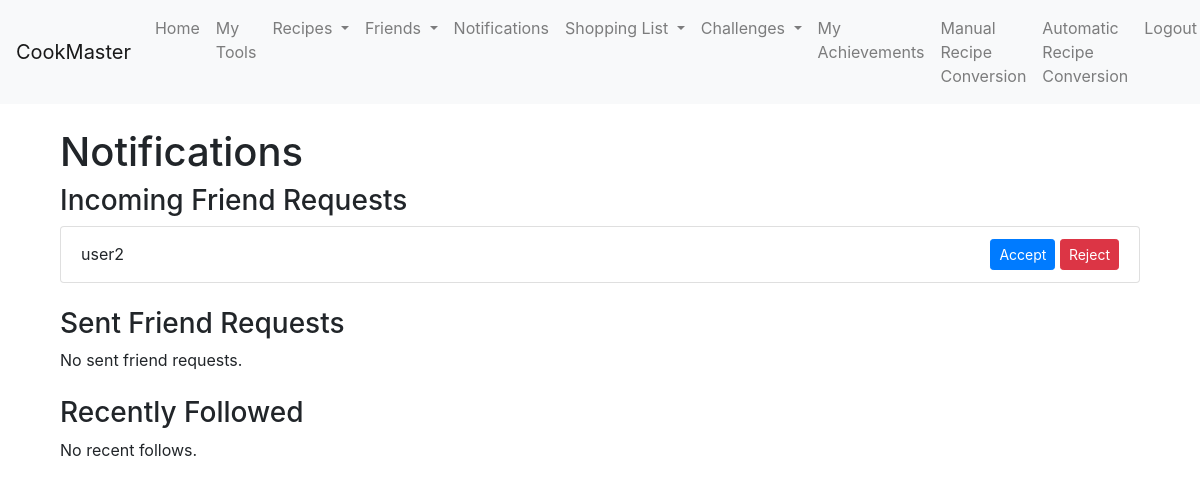
The app's page /notifications (signed in), older data.
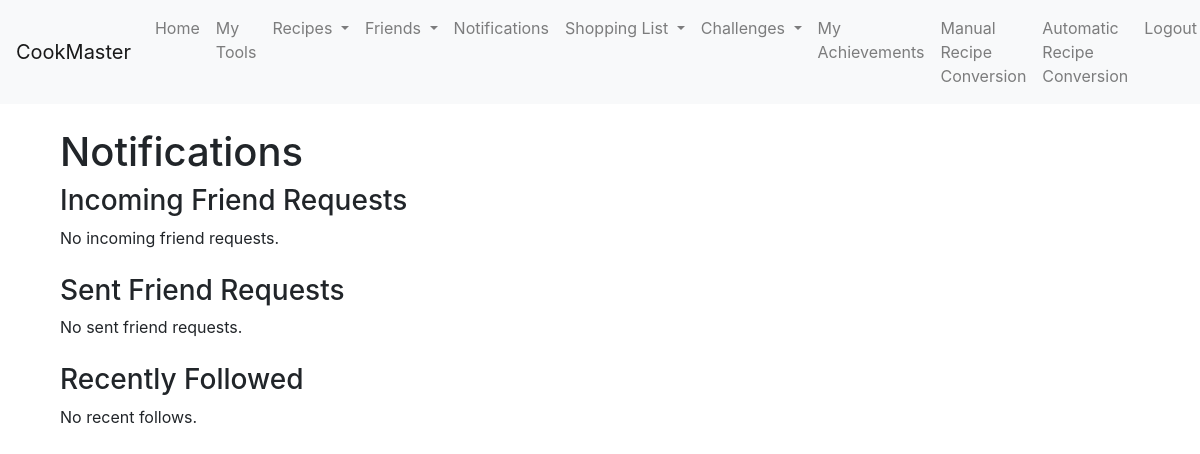
The same page, newer data.
### app/models.py (models this page shows)
class Friendship(db.Model):
    __tablename__ = 'friendship'
    id = db.Column(db.Integer, primary_key=True)
    user_id = db.Column(db.Integer, db.ForeignKey('user.id'), nullable=False)
    friend_id = db.Column(db.Integer, db.ForeignKey('user.id'), nullable=False)
    status = db.Column(db.String(20), default='pending')
    date_created = db.Column(db.DateTime, default=db.func.current_timestamp())  # Date when the friendship was created
    is_blocked = db.Column(db.Boolean, default=False)  # To track if a user has blocked the other
    is_unfollowed = db.Column(db.Boolean, default=False)  # To track if the user has unfollowed the other
    user = db.relationship('User', foreign_keys=[user_id], backref='friendships')
    friend = db.relationship('User', foreign_keys=[friend_id], backref='friends')

class User(db.Model, UserMixin):
    id = db.Column(db.Integer, primary_key=True)
    username = db.Column(db.String(20), unique=True, nullable=False)
    email = db.Column(db.String(120), unique=True, nullable=False)
    password = db.Column(db.String(60), nullable=False)
    role = db.Column(db.String(10), nullable=False, default='user')
    completed_recipes = db.Column(db.Integer, default=0)
    recipes_created = db.Column(db.Integer, default=0)
    recipes_shared = db.Column(db.Integer, default=0)
    friends_connected = db.Column(db.Integer, default=0)
    shopping_lists_created = db.Column(db.Integer, default=0)
    conversion_tool_uses = db.Column(db.Integer, default=0)
    credits = db.Column(db.Integer, default=100)
    tools = db.relationship('Tool', backref='owner', lazy=True, cascade="all, delete-orphan")
    posts = db.relationship('Post', backref='author', lazy=True, cascade="all, delete-orphan")
    created_challenges = db.relationship('Challenge', backref='creator', lazy=True, overlaps="challenge_creator,created_challenges")
    participated_challenges = db.relationship('ChallengeParticipant', backref='user_participation', lazy=True, overlaps="participant,challenges_participated")
    achievements = db.relationship('Achievement', backref='user', lazy=True, cascade="all, delete-orphan")

### app/user_routes.py (the view)
@user.route('/notifications')
@login_required
def notifications():
    incoming_requests = Friendship.query.filter_by(friend_id=current_user.id, status='pending').all()
    outgoing_requests = Friendship.query.filter_by(user_id=current_user.id, status='pending').all()
    recent_follows = Friendship.query.filter_by(user_id=current_user.id, status='accepted')\
                                     .order_by(Friendship.date_created.desc()).limit(10).all()
    return render_template('notifications.html',
                           incoming_requests=incoming_requests,
                           outgoing_requests=outgoing_requests,
                           recent_follows=recent_follows)

### app/__init__.py (called while the page is built)
@login_manager.user_loader
def load_user(user_id):
    from app.models import User
    return User.query.get(int(user_id))

### app/templates/notifications.html
{% extends "base.html" %}
{% block content %}
<div class="container mt-4">
    <h1>Notifications</h1>
    <div class="mb-4">
        <h3>Incoming Friend Requests</h3>
        {% if incoming_requests %}
        <ul class="list-group">
            {% for request in incoming_requests %}
            <li class="list-group-item d-flex justify-content-between align-items-center">
                {{ request.user.username }}
                <div>
                    <form action="{{ url_for('user.approve_friend_request', request_id=request.id) }}" method="POST" class="d-inline">
                        <button type="submit" class="btn btn-primary btn-sm">Accept</button>
                    </form>
                    <form action="{{ url_for('user.reject_friend_request', request_id=request.id) }}" method="POST" class="d-inline">
                        <button type="submit" class="btn btn-danger btn-sm">Reject</button>
                    </form>
                </div>
            </li>
            {% endfor %}
        </ul>
        {% else %}
        <p>No incoming friend requests.</p>
        {% endif %}
    </div>
    <div class="mb-4">
        <h3>Sent Friend Requests</h3>
        {% if outgoing_requests %}
        <ul class="list-group">
            {% for request in outgoing_requests %}
            <li class="list-group-item">
                {{ request.friend.username }}
                <span class="badge badge-warning">Pending</span>
            </li>
            {% endfor %}
        </ul>
        {% else %}
        <p>No sent friend requests.</p>
        {% endif %}
    </div>
    <div>
        <h3>Recently Followed</h3>
        {% if recent_follows %}
        <ul class="list-group">
            {% for follow in recent_follows %}
            <li class="list-group-item">
                {{ follow.friend.username }} followed you on {{ follow.date_created.strftime('%b %d, %Y') }}
            </li>
            {% endfor %}
        </ul>
        {% else %}
        <p>No recent follows.</p>
        {% endif %}
    </div>
</div>
{% endblock %}

### app/templates/base.html (shortened to what this page needs)
<!DOCTYPE html>
<html lang="en">
<head>
    <link rel="stylesheet" href="https://stackpath.bootstrapcdn.com/bootstrap/4.5.2/css/bootstrap.min.css">
</head>
<body>
    <nav class="navbar navbar-expand-lg navbar-light bg-light">
        <a class="navbar-brand" href="{{ url_for('user.index') }}">CookMaster</a>
        <div class="collapse navbar-collapse" id="navbarNav">
            <ul class="navbar-nav ml-auto">
                {% if current_user.is_authenticated %}
                    <li class="nav-item">
                        <a class="nav-link" href="{{ url_for('user.index') }}">Home</a>
                    </li>
                    <li class="nav-item">
                        <a class="nav-link" href="{{ url_for('user.my_tools') }}">My Tools</a>
                    </li>
                    <li class="nav-item dropdown">
                        <a class="nav-link dropdown-toggle" href="#" id="recipesDropdown" role="button" data-toggle="dropdown" aria-haspopup="true" aria-expanded="false">
                            Recipes
                        </a>
                    </li>
                    <li class="nav-item dropdown">
                        <a class="nav-link dropdown-toggle" href="#" id="friendsDropdown" role="button" data-toggle="dropdown" aria-haspopup="true" aria-expanded="false">
                            Friends
                        </a>
                    </li>
                    <li class="nav-item">
                        <a class="nav-link" href="{{ url_for('user.notifications') }}">Notifications</a>
                    </li>
                    <li class="nav-item dropdown">
                        <a class="nav-link dropdown-toggle" href="#" id="shoppingListDropdown" role="button" data-toggle="dropdown" aria-haspopup="true" aria-expanded="false">
                            Shopping List
                        </a>
                    </li>
                    <li class="nav-item dropdown">
                        <a class="nav-link dropdown-toggle" href="#" id="challengesDropdown" role="button" data-toggle="dropdown" aria-haspopup="true" aria-expanded="false">
                          Challenges
                        </a>
                      </li>
                    <li class="nav-item">
                        <a class="nav-link" href="{{ url_for('user.achievements') }}">My Achievements</a>
                    </li>
                    <li class="nav-item">
                        <a class="nav-link" href="{{ url_for('user.manual_conversion_tool') }}">Manual Recipe Conversion</a>
                    </li>
                    <li class="nav-item">
                        <a class="nav-link" href="{{ url_for('user.automatic_conversion') }}">Automatic Recipe Conversion</a>
                    </li>
                    <li class="nav-item">
                        <a class="nav-link" href="{{ url_for('user.logout') }}">Logout</a>
                    </li>
                {% endif %}
            </ul>
        </div>
    </nav>
    <div class="container">
        {% block content %}{% endblock %}
    </div>
</body>
</html>

Row changes from the older to the newer data that the page shows:
no longer on this page (row edited): Friendship: user.username "user2"
Text that changed along with them:
text now shown: "No incoming friend requests."
